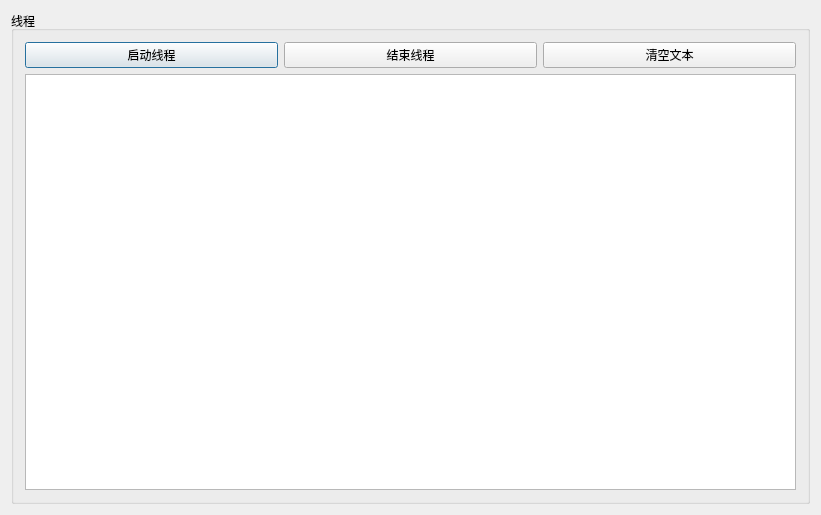
<?xml version="1.0" encoding="UTF-8"?>
<ui version="4.0">
 <class>Dialog</class>
 <widget class="QDialog" name="Dialog">
  <property name="geometry">
   <rect>
    <x>0</x>
    <y>0</y>
    <width>821</width>
    <height>515</height>
   </rect>
  </property>
  <property name="windowTitle">
   <string>Dialog</string>
  </property>
  <layout class="QVBoxLayout" name="verticalLayout">
   <item>
    <widget class="QGroupBox" name="groupBox">
     <property name="title">
      <string>线程</string>
     </property>
     <layout class="QHBoxLayout" name="horizontalLayout_2">
      <item>
       <layout class="QVBoxLayout" name="verticalLayout_2">
        <item>
         <layout class="QHBoxLayout" name="horizontalLayout">
          <item>
           <widget class="QPushButton" name="btnStartThread">
            <property name="text">
             <string>启动线程</string>
            </property>
           </widget>
          </item>
          <item>
           <widget class="QPushButton" name="btnStopThread">
            <property name="text">
             <string>结束线程</string>
            </property>
           </widget>
          </item>
          <item>
           <widget class="QPushButton" name="btnClearText">
            <property name="text">
             <string>清空文本</string>
            </property>
           </widget>
          </item>
         </layout>
        </item>
        <item>
         <widget class="QPlainTextEdit" name="plainTextEdit"/>
        </item>
       </layout>
      </item>
     </layout>
    </widget>
   </item>
  </layout>
 </widget>
 <layoutdefault spacing="6" margin="11"/>
 <resources/>
 <connections/>
</ui>
